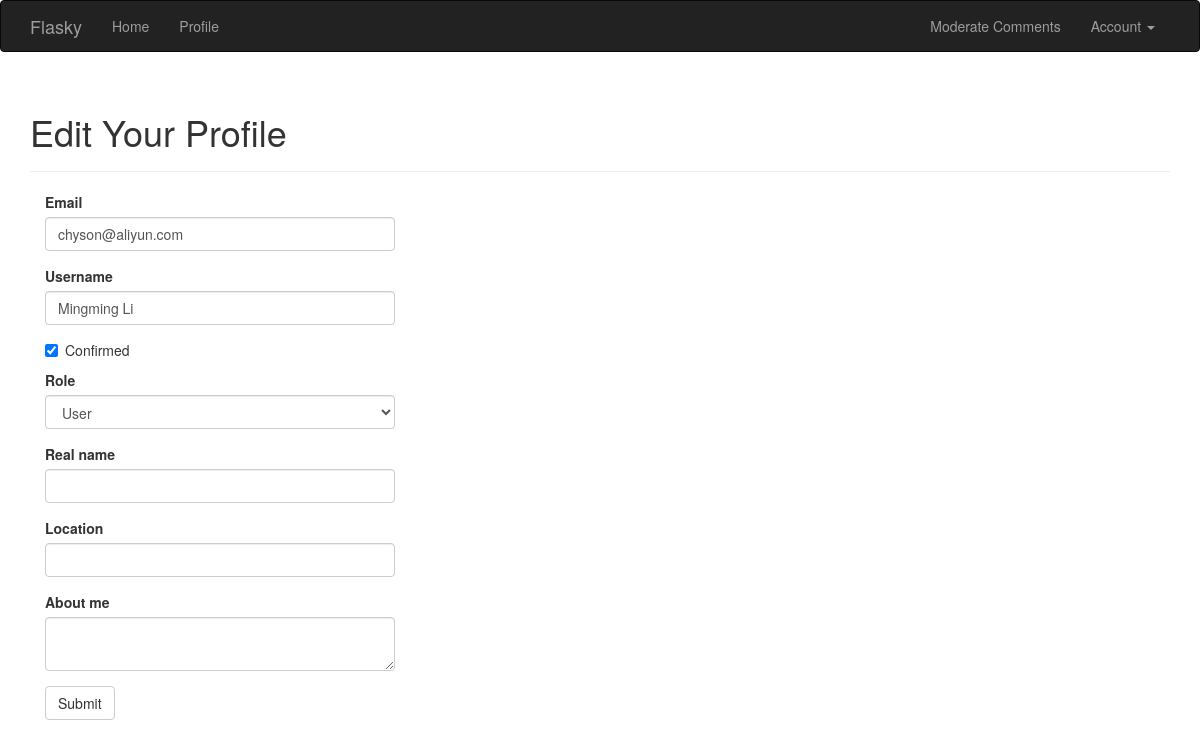
The page /edit-profile/1 (signed in) on the database its author committed.
### app/models.py (models this page shows, shortened)
class User(UserMixin, db.Model):
    __tablename__ = 'users'
    id = db.Column(db.Integer, primary_key=True)
    email = db.Column(db.String(64), unique=True, index=True)
    username = db.Column(db.String(64), unique=True, index=True)
    role_id = db.Column(db.Integer, db.ForeignKey('roles.id'))
    password_hash = db.Column(db.String(128))
    confirmed = db.Column(db.Boolean, default=False)
    name = db.Column(db.String(64))
    location = db.Column(db.String(64))
    about_me = db.Column(db.Text())
    member_since = db.Column(db.DateTime(), default=datetime.utcnow)
    last_seen = db.Column(db.DateTime(), default=datetime.utcnow)
    avatar_hash = db.Column(db.String(32))
    posts = db.relationship('Post', backref='author', lazy='dynamic')  # author_id in Post
    followed = db.relationship('Follow',
                               foreign_keys=[Follow.follower_id],
                               backref=db.backref('follower', lazy='joined'),
                               lazy='dynamic',
                               cascade='all, delete-orphan')
    followers = db.relationship('Follow',
                                foreign_keys=[Follow.followed_id],
                                backref=db.backref('followed', lazy='joined'),
                                lazy='dynamic',
                                cascade='all, delete-orphan')
    comments = db.relationship('Comment', backref='author', lazy='dynamic')
    @property  # get
    def password(self):
        raise AttributeError('password is not a readable attribute')
    def can(self, perm):
        return self.role is not None and self.role.has_permission(perm)
    def ping(self):
        self.last_seen = datetime.utcnow()
        db.session.add(self)

### app/main/views.py (the view, shortened to what this page needs)
@main.route('/edit-profile/<int:id>', methods=['GET', 'POST'])
@login_required
@admin_required
def edit_profile_admin(id):
    user = User.query.get_or_404(id)
    form = EditProfileAdminForm(user=user)
    form.email.data = user.email
    form.username.data = user.username
    form.confirmed.data = user.confirmed
    form.role.data = user.role_id
    form.name.data = user.name
    form.location.data = user.location
    form.about_me.data = user.about_me
    return render_template('edit_profile.html', form=form, user=user)

### app/main/forms.py (shortened to what this page needs)
class EditProfileAdminForm(FlaskForm):
    email = StringField('Email', validators=[DataRequired(), Length(1, 64), Email()])
    username = StringField('Username', validators=[
        DataRequired(), Length(1, 64),
        Regexp('^[a-zA-Z][a-zA-Z0-9_.]*$', 0,
               'Usernames must have only letters, numbers, dots or underscores.')
    ])
    confirmed = BooleanField('Confirmed')
    role = SelectField('Role', coerce=int)
    name = StringField('Real name', validators=[Length(0, 64)])
    location = StringField('Location', validators=[Length(0, 64)])
    about_me = TextAreaField('About me')
    submit = SubmitField('Submit')
    def __init__(self, user, *args, **kwargs):
        super(EditProfileAdminForm, self).__init__(*args, **kwargs)
        self.role.choices = [(role.id, role.name) for role in Role.query.order_by(Role.name).all()]
        self.user = user  # save it to be used for other validate method.

### app/auth/views.py (called while the page is built)
@auth.before_app_request
def before_request():
    if current_user.is_authenticated:
        current_user.ping()
        if not current_user.confirmed \
                and request.blueprint != 'auth' \
                and request.endpoint != 'static':
            return redirect(url_for('auth.unconfirmed'))

### app/decorator.py (called while the page is built)
def permission_required(permission):
    def decorator(f):
        @wraps(f)
        def decoratored_function(*args, **kwargs):
            if not current_user.can(permission):
                abort(403)
            return f(*args, **kwargs)
        return decoratored_function
    return decorator

### app/main/__init__.py (called while the page is built)
@main.app_context_processor
def inject_permissions():
    return dict(Permission=Permission)

### app/models.py (called while the page is built)
@login_manager.user_loader
def load_user(user_id):
    return User.query.get(int(user_id))

    def has_permission(self, perm):
        return self.permissions & perm == perm

### app/templates/edit_profile.html (shortened to what this page needs)
{% extends "base.html" %}
{% import "bootstrap/wtf.html" as wtf %}
{% block page_content %}
<div class="page-header">
    <h1>Edit Your Profile</h1>
</div>
<div class="col-md-4">
    {{ wtf.quick_form(form) }}
</div>
{% endblock %}

### rows shown on the page
User: email "chyson@aliyun.com", username "Mingming Li", confirmed "☑", role "User"
